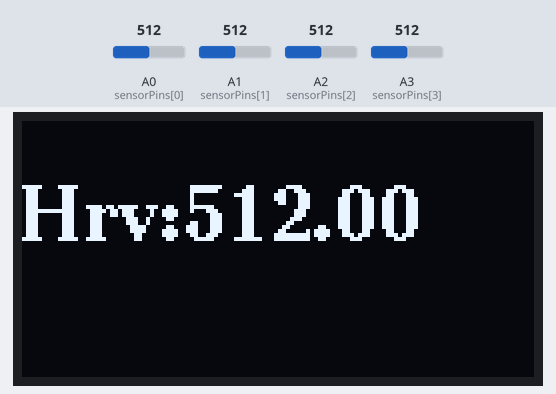
Recording of a sketch running on a simulated Arduino Uno, built with avr-gcc and run on an emulated ATmega328P. Shown: 128×64 one-colour display. The inputs (shaded band) are chosen by the test bench; at power-on: A0 (sensorPins[0]) = 512, A1 (sensorPins[1]) = 512, A2 (sensorPins[2]) = 512, A3 (sensorPins[3]) = 512. What the sketch prints to the serial monitor is not drawn.

Above: at 1.2 s.
1.3 s: A0 (sensorPins[0]) set to 716
At 3.3 s:
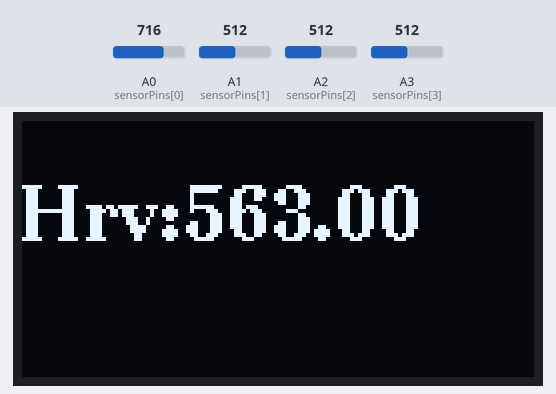
3.8 s: A1 (sensorPins[1]) set to 716
At 5.7 s:
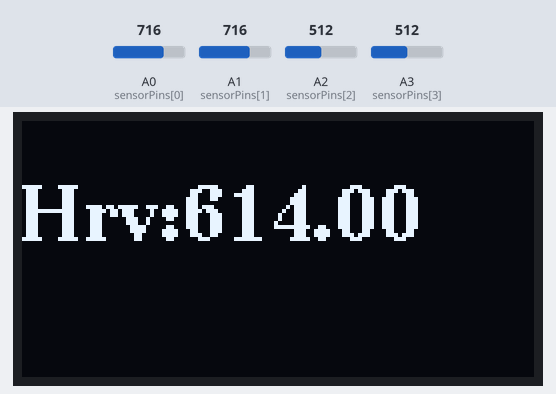
6.0 s: A2 (sensorPins[2]) set to 716
At 7.0 s:
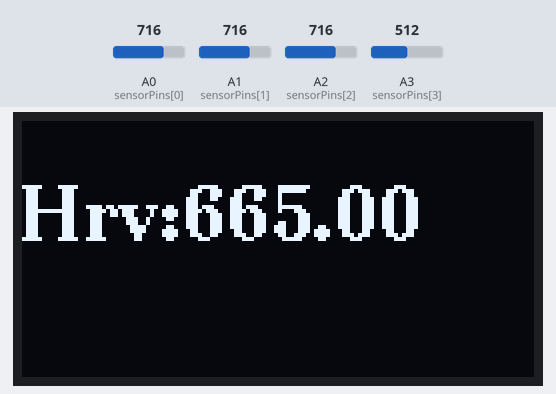
8.2 s: A3 (sensorPins[3]) set to 716
At 9.4 s:
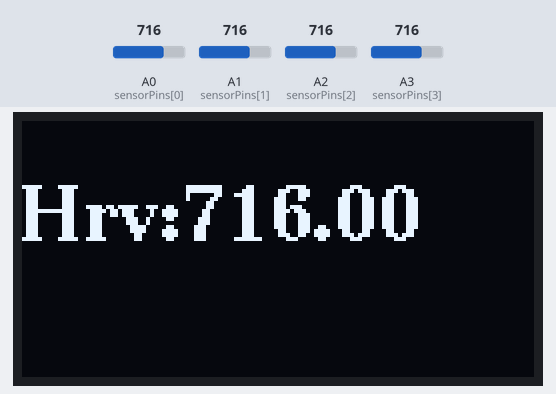
10.4 s: A0 (sensorPins[0]) set to 992
At 11.8 s:
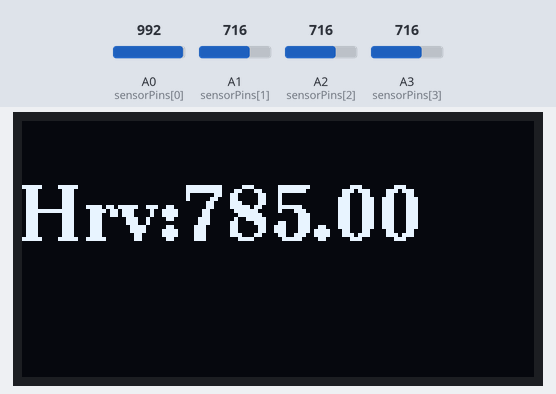
12.5 s: A1 (sensorPins[1]) set to 992
At 14.2 s:
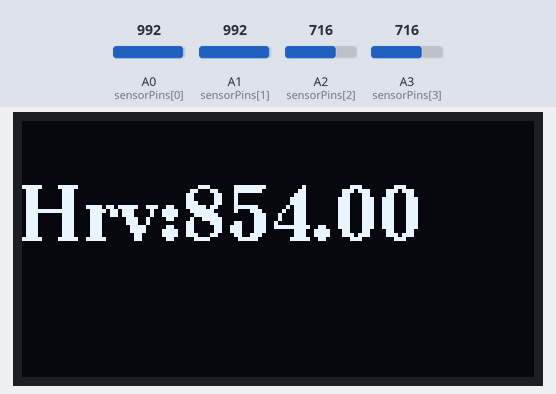
Timing chart, 0 to 15.7 s (numbered marks = the images above; inputs shaded):
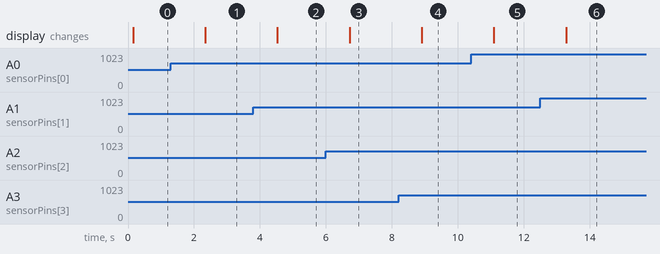

Measured:
- after the input at 1.3 s, the display: changes after 1.0 s (image 1)
- after the input at 3.8 s, the display: changes after 0.73 s (image 2)
- after the input at 6.0 s, the display: changes after 0.72 s (image 3)
- after the input at 8.2 s, the display: changes after 0.70 s (image 4)
- after the input at 10.4 s, the display: changes after 0.69 s (image 5)
- after the input at 12.5 s, the display: changes after 0.78 s (image 6)

The sketch:

sketch_may17a.ino
```cpp
#include <Wire.h>
#include <U8g2lib.h>

// 初始化U8g2对象
U8G2_SSD1306_128X64_NONAME_F_HW_I2C u8g2(U8G2_R0, /* reset=*/ U8X8_PIN_NONE);

// 四个传感器连接的模拟引脚
const int sensorPins[4] = {A0, A1, A2, A3};

void setup() {
  Serial.begin(9600); // 启动串口通信

  // 初始化显示屏
  if (!u8g2.begin()) {
    Serial.println("Failed to initialize display");
    while (1); // 停止程序
  }

  u8g2.clearBuffer(); // 清空缓冲区
  u8g2.setFont(u8g2_font_ncenB08_tr); // 设置字体
  u8g2.drawStr(0, 10, "系统启动...");
  u8g2.sendBuffer(); // 发送缓冲区内容到显示屏
}

void loop() {
  long total = 0;

  // 读取四个传感器的值并求和
  for (int i = 0; i < 4; i++) {
    int sensorValue = analogRead(sensorPins[i]);
    total += sensorValue;
    delay(10); // 稳定读数
  }

  // 计算平均值
  float average = total / 4.0;

  // 打印到串口监视器
  Serial.print("平均压力值: ");
  Serial.println(average);

  // 显示到 OLED 屏幕
  u8g2.clearBuffer(); // 清空缓冲区
  u8g2.setFont(u8g2_font_ncenB14_tr); // 设置字体
  u8g2.drawStr(0, 30, "Hrv:");
  u8g2.setCursor(40, 30);
  u8g2.print(average);
  u8g2.sendBuffer(); // 发送缓冲区内容到显示屏

  delay(1000); // 每秒更新一次
}
```
